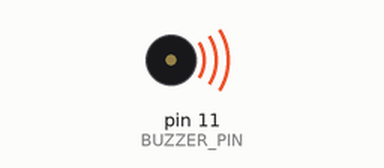
Bench run of a sketch on a simulated Arduino Uno, built with avr-gcc and run on an emulated ATmega328P. On the bench: buzzer (waves = sounding).

Above: at 0.7 s.
At 11.61 s:
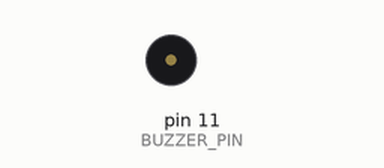
Timing chart, 0 to 14.9 s (numbered marks = the images above):
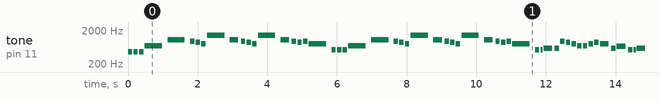

Measured:
- by itself, tone on pin 11 (BUZZER_PIN): plays 466 Hz for 0.13 s, 466 Hz for 0.13 s, 466 Hz for 0.13 s, 698 Hz for 0.50 s, 1047 Hz for 0.50 s, 932 Hz for 0.13 s … (494 notes in this stretch)

The sketch:

Buzzer_melody_star_wars.ino
```cpp
// (licence header left out)
#include "pitches.h"

#define BUZZER_PIN 11


int melody[] = {
  NOTE_AS4, NOTE_AS4, NOTE_AS4,
  NOTE_F5, NOTE_C6,
  NOTE_AS5, NOTE_A5, NOTE_G5, NOTE_F6, NOTE_C6,
  NOTE_AS5, NOTE_A5, NOTE_G5, NOTE_F6, NOTE_C6,
  NOTE_AS5, NOTE_A5, NOTE_AS5, NOTE_G5, NOTE_C5, NOTE_C5, NOTE_C5,
  NOTE_F5, NOTE_C6,
  NOTE_AS5, NOTE_A5, NOTE_G5, NOTE_F6, NOTE_C6,

  NOTE_AS5, NOTE_A5, NOTE_G5, NOTE_F6, NOTE_C6,
  NOTE_AS5, NOTE_A5, NOTE_AS5, NOTE_G5, NOTE_C5, NOTE_C5,
  NOTE_D5, NOTE_D5, NOTE_AS5, NOTE_A5, NOTE_G5, NOTE_F5,
  NOTE_F5, NOTE_G5, NOTE_A5, NOTE_G5, NOTE_D5, NOTE_E5, NOTE_C5, NOTE_C5,
  NOTE_D5, NOTE_D5, NOTE_AS5, NOTE_A5, NOTE_G5, NOTE_F5,

  NOTE_C6, NOTE_G5, NOTE_G5, REST, NOTE_C5,
  NOTE_D5, NOTE_D5, NOTE_AS5, NOTE_A5, NOTE_G5, NOTE_F5,
  NOTE_F5, NOTE_G5, NOTE_A5, NOTE_G5, NOTE_D5, NOTE_E5, NOTE_C6, NOTE_C6,
  NOTE_F6, NOTE_DS6, NOTE_CS6, NOTE_C6, NOTE_AS5, NOTE_GS5, NOTE_G5, NOTE_F5,
  NOTE_C6
};

int durations[] = {
  8, 8, 8,
  2, 2,
  8, 8, 8, 2, 4,
  8, 8, 8, 2, 4,
  8, 8, 8, 2, 8, 8, 8,
  2, 2,
  8, 8, 8, 2, 4,

  8, 8, 8, 2, 4,
  8, 8, 8, 2, 8, 16,
  4, 8, 8, 8, 8, 8,
  8, 8, 8, 4, 8, 4, 8, 16,
  4, 8, 8, 8, 8, 8,

  8, 16, 2, 8, 8,
  4, 8, 8, 8, 8, 8,
  8, 8, 8, 4, 8, 4, 8, 16,
  4, 8, 4, 8, 4, 8, 4, 8,
  1
};

void setup()
{
  pinMode(BUZZER_PIN, OUTPUT);
}

void loop()
{
  int size = sizeof(durations) / sizeof(int);

  for (int note = 0; note < size; note++) {
    //to calculate the note duration, take one second divided by the note type.
    //e.g. quarter note = 1000 / 4, eighth note = 1000/8, etc.
    int duration = 1000 / durations[note];
    tone(BUZZER_PIN, melody[note], duration);

    //to distinguish the notes, set a minimum time between them.
    //the note's duration + 30% seems to work well:
    int pauseBetweenNotes = duration * 1.30;
    delay(pauseBetweenNotes);

    //stop the tone playing:
    noTone(BUZZER_PIN);
  }
}
```
